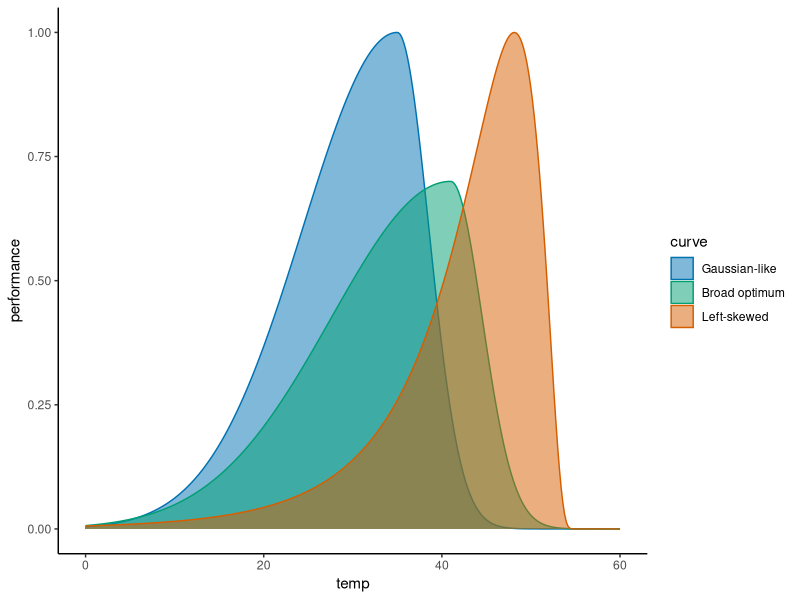
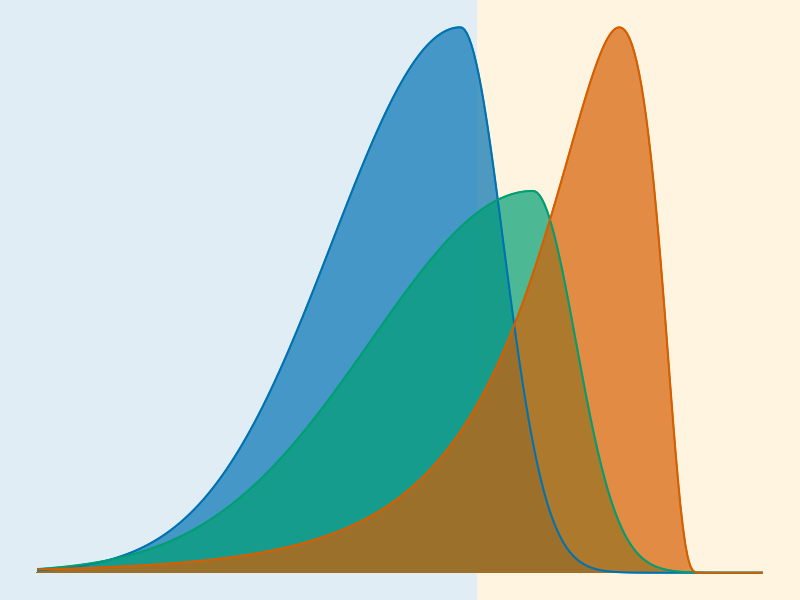
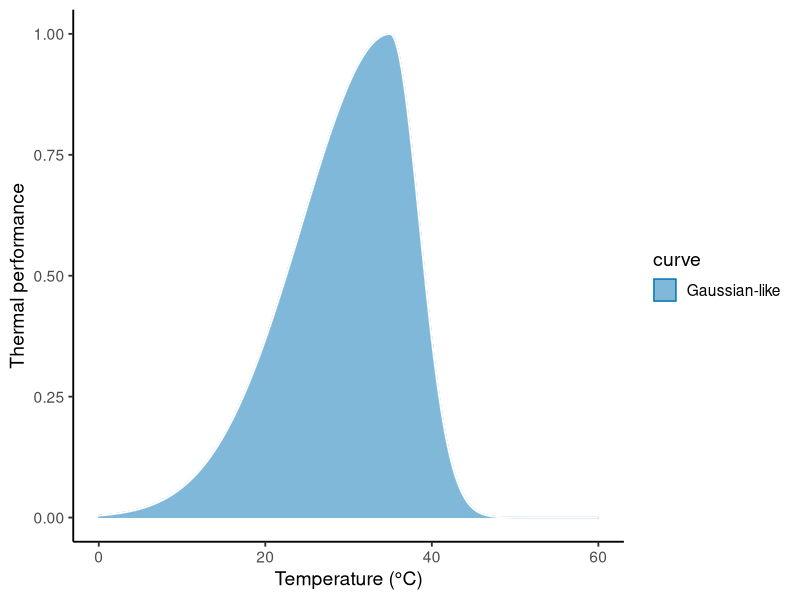
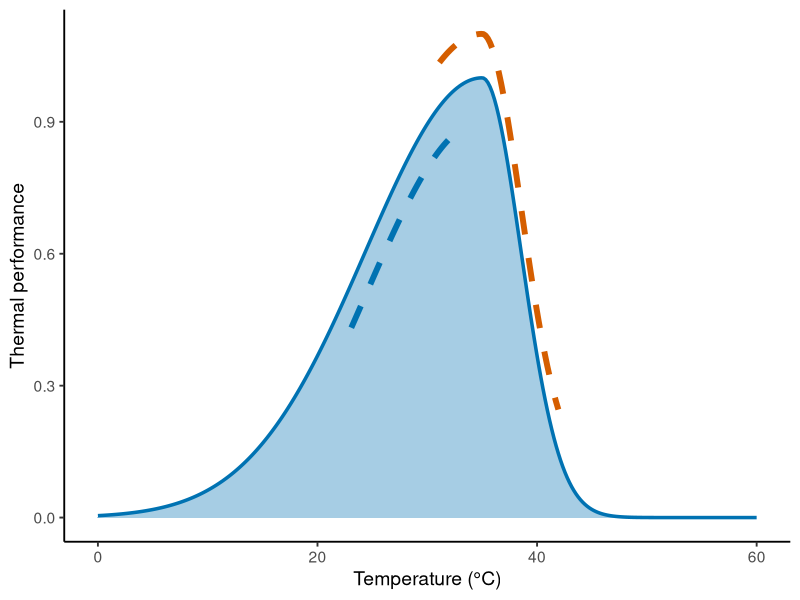
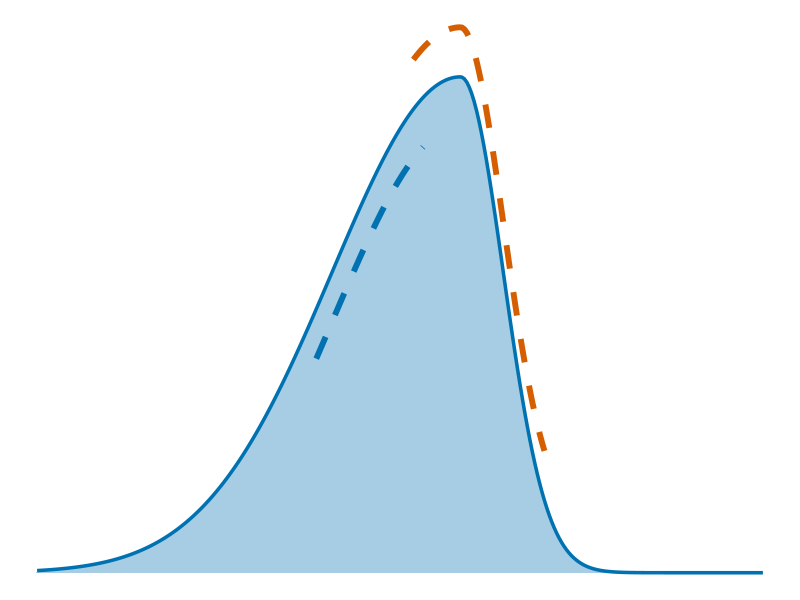
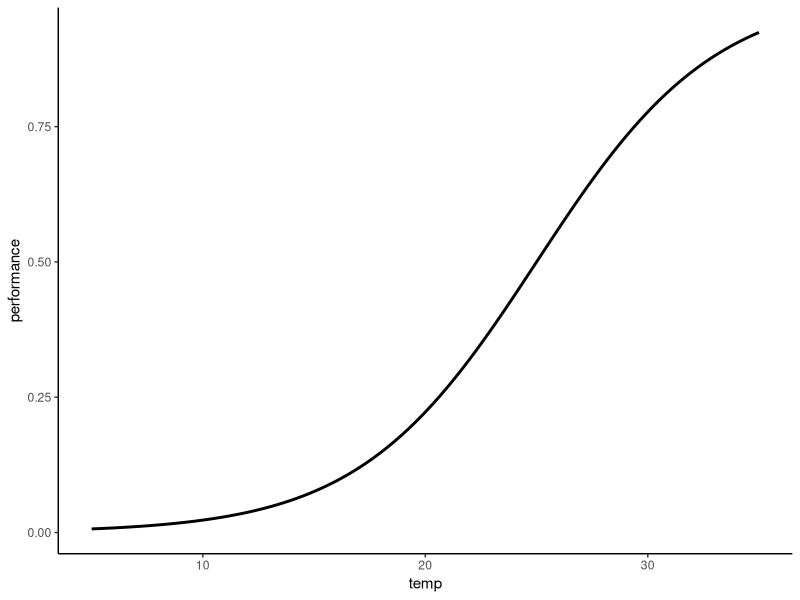

Here is the R script that generated these plots, in order:

rm(list = ls())

library(tidyverse)
temp <- seq(0, 60, length.out = 300)
# Broad thermal optimum with left skew
broad <- ifelse(
  temp <= 41,
  exp(-((temp - 41)/19)^2),  
  exp(-((temp - 41)/5)^2))

broad <- (broad / max(broad)) * 0.7 # scale the height

# Slightly left-skewed Gaussian-like curve
normal <- ifelse(
  temp <= 35,
  exp(-((temp - 35)/15)^2),
  exp(-((temp - 35)/5)^2))

normal <- normal / max(normal)

# Strongly left-skewed curve
left <- dlnorm(55 - temp, meanlog = 2.35, sdlog = 0.65)
left <- left / max(left)

df <- bind_rows(
  tibble(temp, performance = broad, curve = "Broad optimum"),
  tibble(temp, performance = normal, curve = "Gaussian-like"),
  tibble(temp, performance = left, curve = "Left-skewed"))

df <- df %>%
  mutate(curve = factor(curve,
                        levels = c("Gaussian-like",  "Broad optimum", "Left-skewed"))) %>%
  arrange(curve)

ggplot(df, aes(temp, performance, fill = curve, colour = curve)) +
  geom_area(alpha = 0.5, position = "identity") +
  geom_line(linewidth = 0.7, color = "NA") +
  scale_fill_manual(values = c(
    "Broad optimum" = "#009E73",     
    "Left-skewed" =  "#D55E00",       
    "Gaussian-like" = "#0072B2" )) +
  scale_colour_manual(values = c(
    "Broad optimum" = "#009E73",     
    "Left-skewed" =  "#D55E00",       
    "Gaussian-like" = "#0072B2" )) +
  # theme_void()
  theme_classic()

ggplot(df, aes(temp, performance, fill = curve, colour = curve)) +
  annotate("rect",
           xmin = -Inf, xmax = (min(df$temp) + max(df$temp)) / 1/1.65,
           ymin = -Inf, ymax = Inf,
           fill = "#0072B2", alpha = 0.12) +
  annotate("rect",
           xmin = (min(df$temp) + max(df$temp)) / 1/1.65, xmax = Inf,
           ymin = -Inf, ymax = Inf,
           fill = "orange", alpha = 0.12) +
  geom_area(alpha = 0.7, position = "identity") + # alpha = 0.5
  geom_line(linewidth = 0.7) +
  #facet_wrap(~ curve, nrow = 1) +
  scale_fill_manual(values = c(
    "Broad optimum" = "#009E73",
    "Left-skewed" = "#D55E00",
    "Gaussian-like" = "#0072B2")) +
  scale_colour_manual(values = c(
    "Broad optimum" = "#009E73",
    "Left-skewed" = "#D55E00",
    "Gaussian-like" = "#0072B2")) +
  theme_void() +
  theme(legend.position = "none")


ggplot(df %>% filter(curve == "Gaussian-like"), aes(temp, performance, fill = curve, colour = curve)) +
  geom_area(alpha = 0.5, position = "identity") +
  geom_line(linewidth = 0.7, color = "white") +
  scale_fill_manual(values = c(
    "Gaussian-like" = "#0072B2"  )) +
  scale_colour_manual(values = c(
    "Gaussian-like" = "#0072B2" )) +
  theme_classic(base_size = 14) +
  labs(x = "Temperature (°C)", y = "Thermal performance")


####################################################################################

# Extract Gaussian-like curve
gaussian_df <- tibble(
  temp = temp,
  performance = normal
)

# Create modified segments
cool_segment <- gaussian_df %>%
  filter(temp >= 23, temp <= 32) %>%
  mutate(
    performance = performance - 0.1,
    curve = "Cool segment (-0.1)"
  )

warm_segment <- gaussian_df %>%
  filter(temp >= 31, temp <= 42) %>%
  mutate(
    performance = performance + 0.1,
    curve = "Warm segment (+0.1)"
  )

# Original curve
original <- gaussian_df %>%
  mutate(curve = "Gaussian-like")

# Combine
three_lines <- bind_rows(
  original,
  cool_segment,
  warm_segment)



ggplot() +
  geom_area(
    data = original,
    aes(temp, performance),
    fill = "#0072B2",
    alpha = 0.35) +
  # Original Gaussian-like outline
  geom_line(
    data = original,
    aes(temp, performance),
    colour = "#0072B2",
    linewidth = 1.2) +
  # Cool segment shifted downward
  geom_line(
    data = cool_segment,
    aes(temp, performance),
    colour = "#0072B2",
    linewidth = 2,
    linetype = 2) +
  # Warm segment shifted upward
  geom_line(
    data = warm_segment,
    aes(temp, performance),
    colour = "#D55E00",
    linewidth = 2,
    linetype = 2) +
  theme_classic(base_size = 14) +
  labs(
    x = "Temperature (°C)",
    y = "Thermal performance")

ggplot() +
  geom_area(
    data = original,
    aes(temp, performance),
    fill = "#0072B2",
    alpha = 0.35) +
  geom_line(
    data = original,
    aes(temp, performance),
    colour = "#0072B2",
    linewidth = 1.2) +
  geom_line(
    data = cool_segment,
    aes(temp, performance),
    colour = "#0072B2",
    linewidth = 2,
    linetype = 2) +
  geom_line(
    data = warm_segment,
    aes(temp, performance),
    colour = "#D55E00",
    linewidth = 2,
    linetype = 2) +
  theme_void()


#################################################################################


library(ggplot2)
library(dplyr)

df <- tibble(
  temp = seq(5, 35, length.out = 500)
) %>%
  mutate(
    performance = 1 / (1 + exp(-(temp - 25) / 4)))

df <- df %>%
  mutate(
    dydx = c(NA, diff(performance) / diff(temp))
  )

ggplot(df, aes(temp, performance)) +
  geom_line(linewidth = 1) +
  theme_classic()
